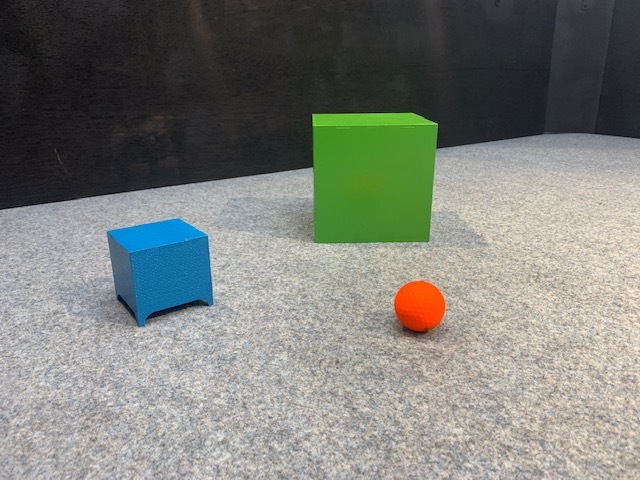
#> input picture scripts/visionScript/lunar_field.jpg, 640 x 480 px
$ python -i CameraTesting.py   (imports and definitions only)
#> lines starting #> are read from the running program, lines starting #| are printed output that depends on the picture
import numpy as np
import imutils
import math
import time
import cv2
from picamera import PiCamera
from picamera.array import PiRGBArray

# [1 line that did not run here, left out]
#camera.iso=100
# Wait for the automatic gain control to settle
# [1 line not run here, left out]
# [1 line that did not run here, left out]
# [1 line that did not run here, left out]
#for the lines above ensure that the shutter speed and exposure speed are the same as they are related
# [1 line that did not run here, left out]
#print(g,r)
#g=1.214 and r=2.8125
#g is camera gain that is adjusted for the current image taken then set the gain value for instead of being
#automatically adjusted through auto awb
# [1 line that did not run here, left out]
# [1 line that did not run here, left out]
Center=np.array([])
f=3.04/(1.12*10**-3) #focal length in mm
#setup dictionary parameters
sample_parameters={"hue":[0,5],"sat":[100,255],"value":[100,255],"Height":40,"OR_MASK":True,
    "Kernel":True,"Circle":True,"BBoxColour":[204,0,204]}
lander_parameters={"hue":[15,30],"sat":[100,255],"value":[100,255],"Height":570,"OR_MASK":False,
    "Kernel":False,"Circle":False,"BBoxColour":[0,0,255]}
obstacle_parameters={"hue":[40,70],"sat":[50,255],"value":[40,255],"Height":113,"OR_MASK":False,
    "Kernel":False,"Circle":False,"BBoxColour":[204,204,0]}
cover_parameters={"hue":[90,115],"sat":[0,255],"value":[0,255],"Height":70,"OR_MASK":False,
    "Kernel":False,"Circle":False,"BBoxColour":[255,255,255]}
# [92 lines left out: functions Detection, Range, DetectandRange, not called in this run]
def visMain(i):
    rawCapture=PiRGBArray(camera)#take an image and store it as a RGB array
    camera.capture(rawCapture,format="bgr")#use the image we took previously
    img=rawCapture.array#store it as img in a numpy array
    sample_Z,cover_Z,obstacle_Z,lander_Z=DetectandRange(img,sample_parameters,
        cover_parameters,obstacle_parameters,lander_parameters,img)
    if (i%5)==0:
        cv2.imshow("Binary Thresholded Frame",img)# Display thresholded frame
        cv2.waitKey(1)

i=0
frequency=10
Interval=1/frequency
# [13 lines not run here, left out]

>>> import cv2
>>> picture = cv2.imread('lunar_field.jpg', cv2.IMREAD_GRAYSCALE)
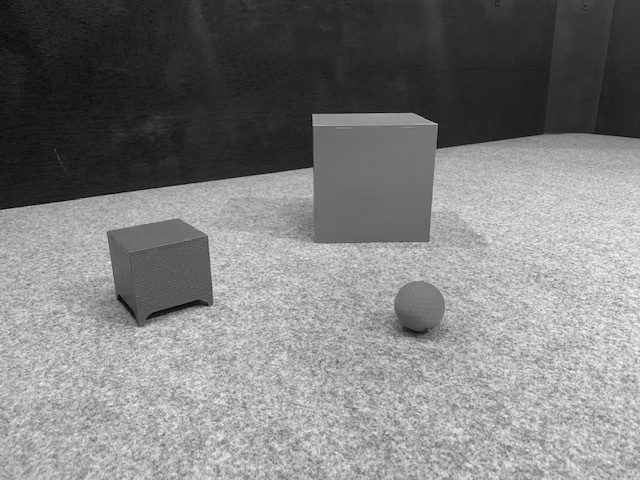
#> picture: shape (480, 640); min 0, max 251, mean 125.7
#> (the run stopped early here; a loop or call above may not have finished)
